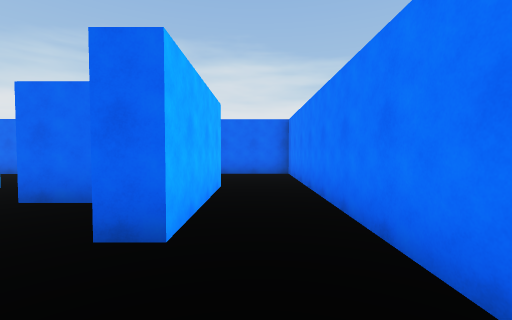
View 1 (above)

17 first-person views from a walk through a scene from a Unity 3-D project. The camera is 1.5 m above the floor, tilts 2° down and sees 90° across. The floor is counted in squares, 1.8 m on a side. Each view is taken from the middle of a square. On the plan, view 1 faces up. The plan holds only what a view shows up to about 10 squares ahead; the rest is blank. The player character is not drawn.

View 2
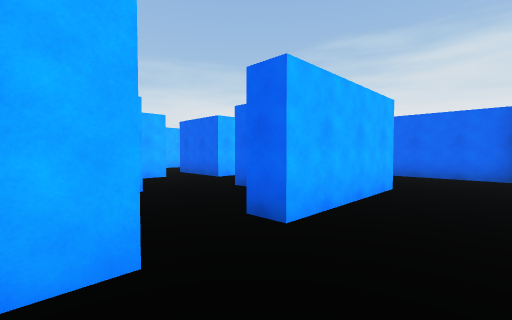

View 3
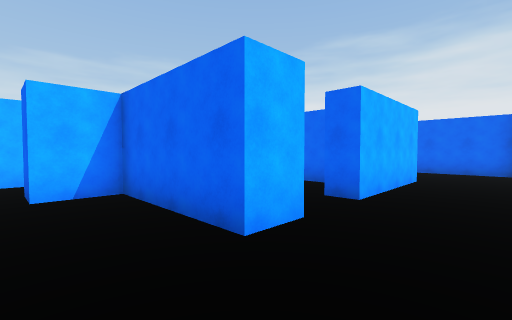

View 4
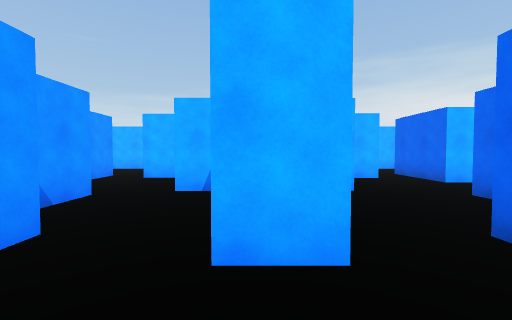

View 5
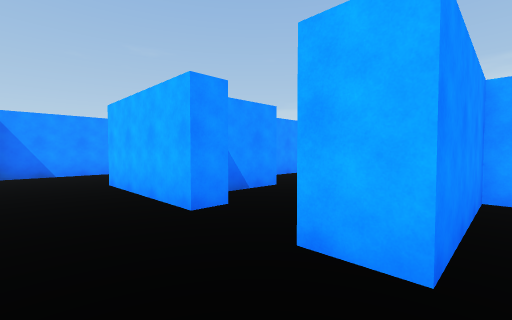

View 6
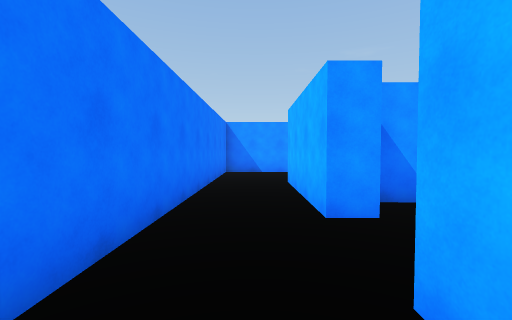

View 7
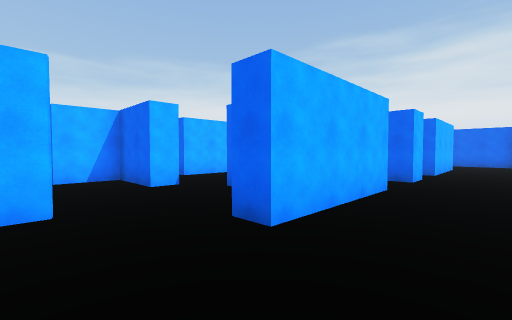

View 8
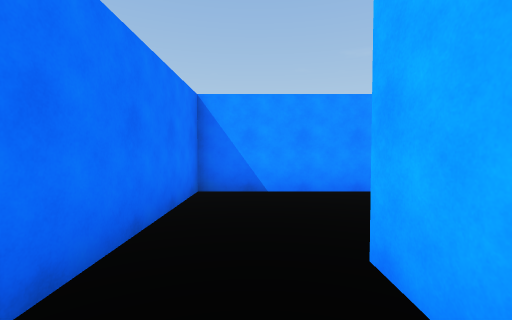

View 9
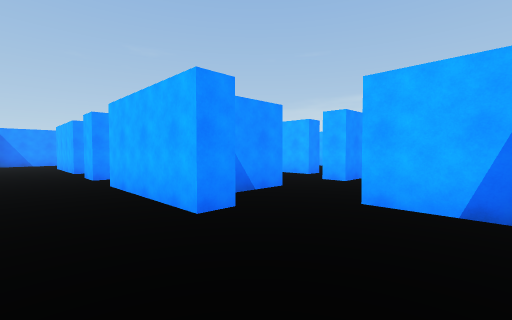

View 10
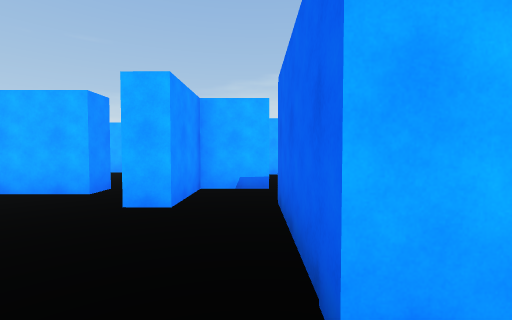

View 11
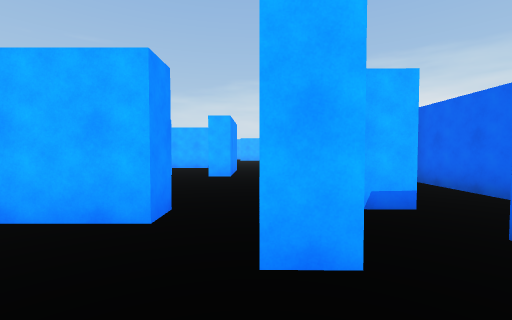

View 12
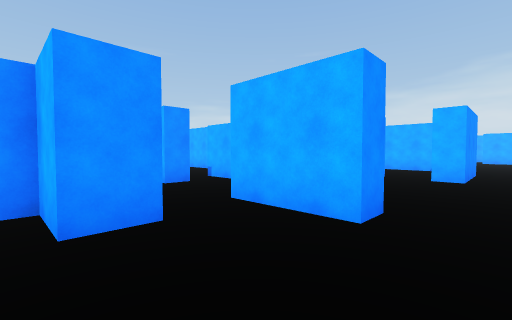

View 13
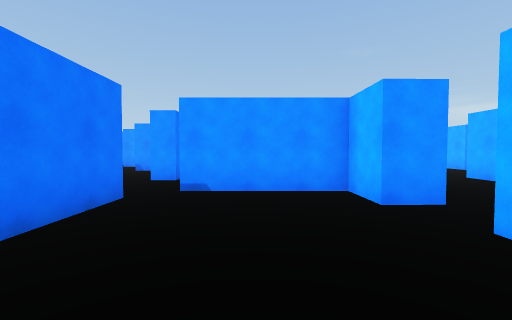

View 14
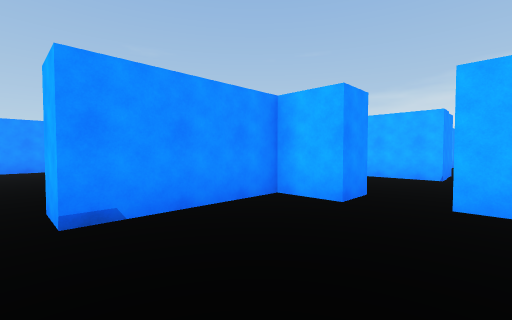

View 15
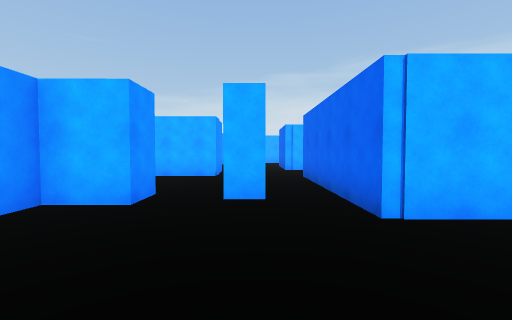

View 16
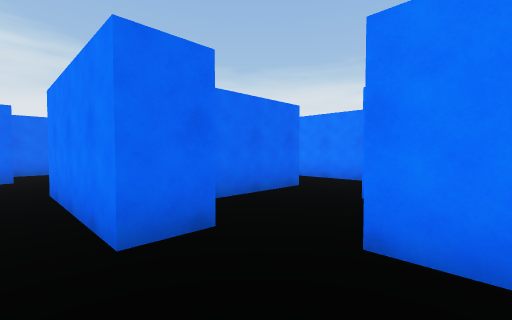

View 17
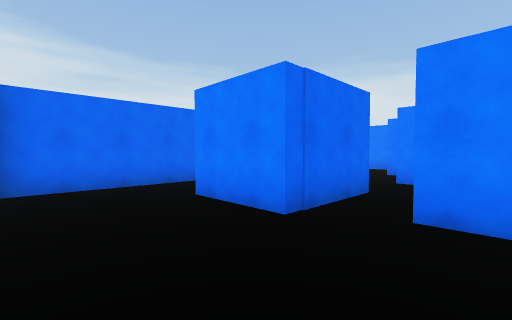

### Floor plan
Points are (right, up) in squares from view 1. A wall is a line through its corners. A room is listed if a view was taken in it or the views show most of it. See-through windows are left out.
Room 1 (views 1, 2, 4, 5, 6, 9, 10)
walls: (-2.4, 4.1) (-3.9, 4.1); (-1.6, 6.1) (-0.8, 6.1) (-0.8, 2.3) (-1.5, 2.3); (1.2, -0.4) (1.2, 9.3) (-1.9, 9.3); (-5.4, 2.1) (-4.4, 2.1) (-4.3, 0.7) (-0.8, 0.7) (-0.8, -0.3); (-3, 9.1) (-3, 7.3); (-6.9, 3.8) (-6.9, 2.6)
ways out: opening at (0.5, 0) to room 2; opening at (-4.5, 5) to room 3; opening at (-3, 6.5) to room 3; opening at (-7, 4) to room 4; opening at (-6, 2) to room 4
Room 2 (views 3, 7, 8, 16)
walls: (-3.9, -4) (-3.8, -3.1) (-1.9, -3.1); (-3, -7.5) (-3, -8.1); (-1.7, -2.2) (-0.8, -2.2) (-0.8, -5.9) (-1.5, -5.9); (-4.9, -4.8) (-4.9, -5.6) (-6.9, -5.6) (-6.9, -7.1); (-2.4, -9.2) (1.2, -9.2) (1.2, -0.4); (-0.8, -0.3) (-4.3, -0.3) (-4.3, -1.7) (-5.3, -1.7); (-6.9, -1.3) (-6.9, -3.6)
ways out: opening at (0.5, 0) to room 1; opening at (-6, -1) to room 4; opening at (-7, -4)
Room 3 (views 11, 12)
walls: (-3.8, 4.6) (-3.8, 5.1) (-2.3, 5.1); (-3, 7.3) (-5.4, 7.3); (-5.8, 5.8) (-5.8, 5)
ways out: opening at (-4.5, 5) to room 1; opening at (-3, 6.5) to room 1; opening at (-6, 6.5) to room 6
Room 4 (views 13, 14, 15, 17)
walls: (-7.6, 1.4) (-7.6, 3.8) (-6.9, 3.8); (-6.9, 2.6) (-6.9, 1.4); (-12.4, 4.2) (-12.4, 3.4); (-5.8, 5) (-8.4, 5.1) (-8.3, 7.3); (-8.9, -1) (-8.9, -2.2); (-13, 2) (-11.9, 2) (-11.9, 0.7) (-8.4, 0.7) (-8.4, -0.4); (-7.6, -1.8) (-7.6, -1.3) (-6.9, -1.3); (-11.1, 7.9) (-11.1, 5.6) (-12.6, 5.6); (-5.3, -1.7) (-5.4, 2.1)
ways out: opening at (-7, 4) to room 1; opening at (-6, 2) to room 1; opening at (-6, -1) to room 2; opening at (-9.5, 6.5) to room 5; opening at (-13, 3); opening at (-13, 5); opening at (-8, -2)
Room 5 (no view inside)
walls: (-7, 9.3) (-11.1, 9.3)
ways out: opening at (-9.5, 6.5) to room 4; opening at (-8, 8.5) to room 6
Room 6 (no view inside)
walls: (-7.6, 7.3) (-7.6, 5.8) (-5.8, 5.8); (-5.4, 7.3) (-6.4, 7.3)
ways out: opening at (-6, 6.5) to room 3; opening at (-8, 8.5) to room 5

Positions as (right, up) in squares from view 1, and headings:
1: (0, 0), facing up
2: (1, 0), facing up-left
3: (1, -2), facing up-left
4: (1, 0), facing left
5: (1, 1), facing down-left
6: (0, 1), facing down
7: (1, -8), facing up-left
8: (0, -4), facing down
9: (1, 9), facing down-left
10: (-2, 7), facing left
11: (-4, 5), facing left
12: (-4, 5), facing down-left
13: (-10, 6), facing down
14: (-8, 4), facing down-left
15: (-8, 4), facing left
16: (-6, -4), facing up-right
17: (-11, 3), facing up-right
